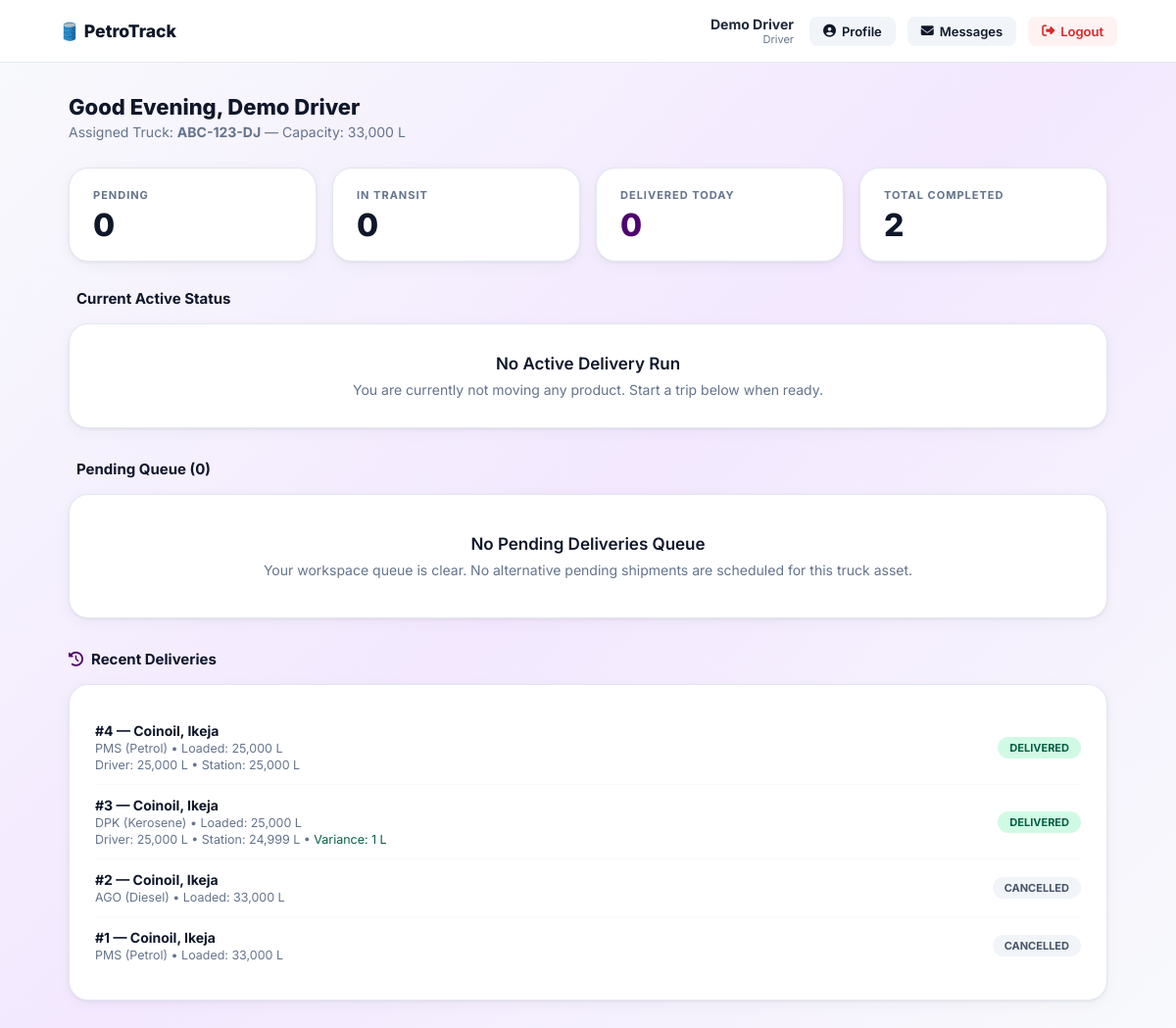
Screenshot of /driver_dashboard.php (signed in) with the database file from the repository.
### tables this page shows
CREATE TABLE `vehicles` (
  `id` int(11) NOT NULL,
  `plate_number` varchar(20) DEFAULT NULL,
  `driver_id` int(11) DEFAULT NULL,
  `capacity` int(11) NOT NULL,
  `status` enum('active','inactive','maintenance') DEFAULT 'active',
  `latitude` decimal(10,8) DEFAULT NULL,
  `longitude` decimal(11,8) DEFAULT NULL,
  `created_at` timestamp NOT NULL DEFAULT current_timestamp(),
  `updated_at` timestamp NOT NULL DEFAULT current_timestamp() ON UPDATE current_timestamp(),
  `managed_by` int(11) DEFAULT NULL
);

CREATE TABLE `deliveries` (
  `id` int(11) NOT NULL,
  `truck_id` int(11) NOT NULL,
  `source` varchar(100) DEFAULT NULL,
  `destination` varchar(100) DEFAULT NULL,
  `product_type` enum('PMS','AGO','DPK','ATK') DEFAULT NULL,
  `volume_loaded` int(11) DEFAULT NULL,
  `volume_delivered` int(11) DEFAULT 0,
  `delivery_status` enum('pending','in_transit','awaiting_verification','delivered','cancelled','flagged') DEFAULT 'pending',
  `delivery_date` date DEFAULT NULL,
  `estimated_arrival` time DEFAULT NULL,
  `created_at` timestamp NOT NULL DEFAULT current_timestamp(),
  `driver_reported_vol` int(11) DEFAULT NULL,
  `station_reported_vol` int(11) DEFAULT NULL,
  `discrepancy_reason` text DEFAULT NULL,
  `supervisor_signature` text DEFAULT NULL,
  `station_id` int(11) DEFAULT NULL,
  `notes` text DEFAULT NULL,
  `created_by` int(11) DEFAULT NULL,
  `verified_by` varchar(100) DEFAULT NULL,
  `verified_at` datetime DEFAULT NULL,
  `verified_station` varchar(100) DEFAULT NULL,
  `delivered_at` datetime DEFAULT NULL
);

### driver_dashboard.php (the view, shortened to what this page needs)
<?php
include 'config/db_connect.php';
$status_check = $conn->prepare("SELECT status, status_reason FROM users WHERE id = ?");
$status_check->bind_param("i", $_SESSION['user_id']);
$status_check->execute();
$status_data = $status_check->get_result()->fetch_assoc();
$is_suspended = ($status_data && $status_data['status'] === 'suspended');
$active_trip = null;
$pending_trips = [];
$um = $conn->prepare("SELECT COUNT(*) as c FROM messages WHERE receiver_id=? AND is_read=0");
$um->bind_param("i",$_SESSION['user_id']); $um->execute();
$unread_count = $um->get_result()->fetch_assoc()['c']; $um->close();
$tc = $conn->prepare("SELECT plate_number, capacity FROM vehicles WHERE driver_id=?");
$tc->bind_param("i",$_SESSION['user_id']); $tc->execute();
$assigned_truck = $tc->get_result()->fetch_assoc(); $tc->close();
$uid = $_SESSION['user_id'];
$stat_pending = $conn->prepare("SELECT COUNT(*) as c FROM deliveries d JOIN vehicles v ON d.truck_id=v.id WHERE v.driver_id=? AND d.delivery_status='pending'");
$stat_pending->bind_param("i",$uid); $stat_pending->execute();
$n_pending = $stat_pending->get_result()->fetch_assoc()['c']; $stat_pending->close();
$stat_transit = $conn->prepare("SELECT COUNT(*) as c FROM deliveries d JOIN vehicles v ON d.truck_id=v.id WHERE v.driver_id=? AND d.delivery_status='in_transit'");
$stat_transit->bind_param("i",$uid); $stat_transit->execute();
$n_transit = $stat_transit->get_result()->fetch_assoc()['c']; $stat_transit->close();
$stat_done = $conn->prepare("SELECT COUNT(*) as c FROM deliveries d JOIN vehicles v ON d.truck_id=v.id WHERE v.driver_id=? AND d.delivery_status='delivered' AND DATE(d.delivery_date)=CURDATE()");
$stat_done->bind_param("i",$uid); $stat_done->execute();
$n_done = $stat_done->get_result()->fetch_assoc()['c']; $stat_done->close();
$stat_total = $conn->prepare("SELECT COUNT(*) as c FROM deliveries d JOIN vehicles v ON d.truck_id=v.id WHERE v.driver_id=? AND d.delivery_status='delivered'");
$stat_total->bind_param("i",$uid); $stat_total->execute();
$n_total = $stat_total->get_result()->fetch_assoc()['c']; $stat_total->close();
$hist = $conn->prepare("SELECT d.id, d.destination, d.source, d.product_type, d.volume_loaded, d.driver_reported_vol, d.station_reported_vol, d.delivery_status, d.delivery_date
    FROM deliveries d JOIN vehicles v ON d.truck_id=v.id
    WHERE v.driver_id=? AND d.delivery_status IN ('delivered','cancelled','flagged')
    ORDER BY d.id DESC LIMIT 5");
$hist->bind_param("i",$_SESSION['user_id']); $hist->execute();
$history = $hist->get_result()->fetch_all(MYSQLI_ASSOC); $hist->close();
$greeting = date('G')<12 ? 'Morning' : (date('G')<18 ? 'Afternoon' : 'Evening');
$products = ['PMS'=>'PMS (Petrol)','AGO'=>'AGO (Diesel)','DPK'=>'DPK (Kerosene)','ATK'=>'ATK (Aviation)'];
?>
<!DOCTYPE html>
<html lang="en">
<head>
<link rel="stylesheet" href="https://cdnjs.cloudflare.com/ajax/libs/font-awesome/6.4.0/css/all.min.css">
</head>
<body>
<nav>
    <a href="driver_dashboard.php" class="nav-logo">🛢️ PetroTrack</a>
    <div class="nav-right">
        <div style="text-align:right;margin-right:4px;">
            <div style="font-weight:700;font-size:14px;"><?php echo htmlspecialchars($_SESSION['name']); ?></div>
            <div style="font-size:11px;color:var(--muted);">Driver</div>
        </div>
        <a href="profile.php"><i class="fas fa-user-circle"></i> Profile</a>
        <a href="messages.php"><i class="fas fa-envelope"></i> Messages <?php if($unread_count>0) echo '<span class="badge">'.$unread_count.'</span>'; ?></a>
        <a href="logout.php" class="logout"><i class="fas fa-sign-out-alt"></i> Logout</a>
    </div>
</nav>
<div class="container">
<div class="page-title"> Good <?php echo $greeting; ?>, <?php echo htmlspecialchars($_SESSION['name']); ?></div>
<div class="page-sub">
    <?php if($assigned_truck): ?>
        Assigned Truck: <strong><?php echo htmlspecialchars($assigned_truck['plate_number']); ?></strong> &mdash; Capacity: <?php echo number_format($assigned_truck['capacity']); ?> L
    <?php else: ?>
        No truck assigned yet. Contact your logistics manager.
    <?php endif; ?>
</div>
<div class="stats-grid">
    <div class="stat-card">
        <div class="stat-label">Pending</div>
        <div class="stat-number"><?php echo $n_pending; ?></div>
    </div>
    <div class="stat-card">
        <div class="stat-label">In Transit</div>
        <div class="stat-number"><?php echo $n_transit; ?></div>
    </div>
    <div class="stat-card">
        <div class="stat-label">Delivered Today</div>
        <div class="stat-number highlight"><?php echo $n_done; ?></div>
    </div>
    <div class="stat-card">
        <div class="stat-label">Total Completed</div>
        <div class="stat-number"><?php echo $n_total; ?></div>
    </div>
</div>
<div class="section-title"><i style="color:var(--primary);"></i> Current Active Status</div>
<?php if($active_trip):
    $s = $active_trip['delivery_status'];
    $cardClass = ['in_transit'=>'in-transit','awaiting_verification'=>'awaiting','flagged'=>'flagged-card'][$s] ?? 'active-trip';
    $statusClass = ['in_transit'=>'status-in_transit','awaiting_verification'=>'status-awaiting','flagged'=>'status-flagged'][$s] ?? 'status-pending';
    $statusLabel = ['in_transit'=>'In Transit','awaiting_verification'=>'Awaiting Verification','flagged'=>'Flagged'][$s] ?? ucfirst($s);
?>
<div class="delivery-card <?php echo $cardClass; ?>">
    <div class="delivery-top">
        <div>
            <div class="delivery-id-label">Order ID</div>
            <div class="delivery-title">#<?php echo $active_trip['id']; ?></div>
        </div>
        <span class="status <?php echo $statusClass; ?>"><?php echo $statusLabel; ?></span>
    </div>
    <div class="delivery-grid">
        <div>
            <div class="detail-label">Product</div>
            <div class="detail-value"><?php echo $products[$active_trip['product_type']] ?? $active_trip['product_type']; ?></div>
        </div>
        <div>
            <div class="detail-label">Volume Loaded</div>
            <div class="detail-value"><?php echo number_format($active_trip['volume_loaded']); ?> L</div>
        </div>
        <div>
            <div class="detail-label">From</div>
            <div class="detail-value"><?php echo htmlspecialchars($active_trip['source'] ?? '—'); ?></div>
        </div>
        <div>
            <div class="detail-label">Destination</div>
            <div class="detail-value"><?php echo htmlspecialchars($active_trip['destination']); ?></div>
        </div>
        <div>
            <div class="detail-label">Truck</div>
            <div class="detail-value"><?php echo htmlspecialchars($active_trip['plate_number']); ?></div>
        </div>
        <?php if($active_trip['estimated_arrival']): ?>
        <div>
            <div class="detail-label">Est. Arrival</div>
            <div class="detail-value"><?php echo $active_trip['estimated_arrival']; ?></div>
        </div>
        <?php endif; ?>
    </div>
    <?php if($s == 'in_transit' && !$is_suspended): ?>
    <div class="action-box">
        <div class="ab-title"><i class="fas fa-route" style="color:var(--info);"></i> Trip Underway</div>
        <div class="ab-sub">Update your location or report a delay. When you arrive and have discharged, enter the volume below and submit for verification.</div>
        <div class="btn-row" style="margin-bottom:18px;">
            <form method="POST" style="display:contents;">
                <button type="submit" name="move_truck" value="1" class="btn btn-dark">
                    <i class="fas fa-map-marker-alt"></i> Update Location
                </button>
            </form>
            <button class="btn btn-warning" onclick="document.getElementById('delayModal').style.display='flex'">
                <i class="fas fa-exclamation-triangle"></i> Report Delay
            </button>
        </div>
        <form method="POST" onsubmit="return confirm('Submit this delivery for supervisor verification?')">
            <div class="vol-input-wrap">
                <label>Volume Delivered (L)</label>
                <input type="number" name="driver_vol"
                       value="<?php echo $active_trip['volume_loaded']; ?>"
                       min="1" max="<?php echo $active_trip['volume_loaded']; ?>" required>
            </div>
            <div class="btn-row single">
                <button type="submit" name="submit_delivery" value="1" class="btn btn-success">
                    Submit to Supervisor for Verification
                </button>
            </div>
        </form>
    </div>
    <?php elseif($s == 'awaiting_verification'): ?>
    <div class="awaiting-panel">
        <div class="spinner"></div>
        <h4>Awaiting Station Verification</h4>
        <p>You reported <strong><?php echo number_format($active_trip['driver_reported_vol'] ?? $active_trip['volume_loaded']); ?> L</strong> delivered.<br>
        The station supervisor is measuring and verifying the received fuel.<br>
        Please remain on-site until confirmation is complete.</p>
    </div>
    <?php elseif($s == 'flagged'): ?>
    <div class="action-box" style="background:#fef2f2;border-color:#fecaca;">
        <div class="ab-title" style="color:#991b1b;"><i class="fas fa-flag"></i> Delivery Flagged</div>
        <div class="ab-sub" style="color:#b91c1c;">A volume discrepancy was detected during supervisor verification. This delivery has been escalated to the administrator. You will be contacted shortly.</div>
    </div>
    <?php endif; ?>
</div>
<?php else: ?>
<div class="empty-state" style="padding: 30px 24px;">
    <h3>No Active Delivery Run</h3>
    <p>You are currently not moving any product. Start a trip below when ready.</p>
</div>
<?php endif; ?>
<div class="section-title" style="margin-top:32px;"><i style="color:var(--warning);"></i> Pending Queue (<?php echo count($pending_trips); ?>)</div>
<?php if(!empty($pending_trips)): ?>
    <?php foreach($pending_trips as $pt): ?>
        <div class="delivery-card active-trip" style="margin-bottom:20px;">
            <div class="delivery-top">
                <div>
                    <div class="delivery-id-label">Order ID</div>
                    <div class="delivery-title">#<?php echo $pt['id']; ?></div>
                </div>
                <span class="status status-pending">Pending</span>
            </div>
            <div class="delivery-grid">
                <div>
                    <div class="detail-label">Product</div>
                    <div class="detail-value"><?php echo $products[$pt['product_type']] ?? $pt['product_type']; ?></div>
                </div>
                <div>
                    <div class="detail-label">Volume Loaded</div>
                    <div class="detail-value"><?php echo number_format($pt['volume_loaded']); ?> L</div>
                </div>
                <div>
                    <div class="detail-label">From</div>
                    <div class="detail-value"><?php echo htmlspecialchars($pt['source'] ?? '—'); ?></div>
                </div>
                <div>
                    <div class="detail-label">Destination</div>
                    <div class="detail-value"><?php echo htmlspecialchars($pt['destination']); ?></div>
                </div>
                <div>
                    <div class="detail-label">Truck</div>
                    <div class="detail-value"><?php echo htmlspecialchars($pt['plate_number']); ?></div>
                </div>
            </div>
            <?php if(!$is_suspended): ?>
            <div class="action-box" style="padding:16px;">
                <form method="POST">
                    <input type="hidden" name="trip_id" value="<?php echo $pt['id']; ?>">
                    <button type="submit" name="start_trip" value="1" class="btn btn-primary" <?php if($active_trip) echo 'disabled style="opacity:0.5; cursor:not-allowed;" title="Complete your active trip first"'; ?>>
                        <i class="fas fa-play"></i> <?php echo $active_trip ? 'Locked (Complete Active Run First)' : 'Start This Trip'; ?>
                    </button>
                </form>
            </div>
            <?php endif; ?>
        </div>
    <?php endforeach; ?>
<?php else: ?>
<div class="empty-state">
    <h3>No Pending Deliveries Queue</h3>
    <p>Your workspace queue is clear. No alternative pending shipments are scheduled for this truck asset.</p>
</div>
<?php endif; ?>
<?php if(!empty($history)): ?>
<div class="section-title" style="margin-top:32px;"><i class="fas fa-history" style="color:var(--primary);"></i> Recent Deliveries</div>
<div class="history-card">
    <?php foreach($history as $h):
        $hbg = ['delivered'=>['#d1fae5','#065f46'],'cancelled'=>['#f1f5f9','#475569'],'flagged'=>['#fee2e2','#991b1b']][$h['delivery_status']] ?? ['#f1f5f9','#475569'];
    ?>
    <div class="hist-row">
        <div>
            <div class="hist-id">#<?php echo $h['id']; ?> &mdash; <?php echo htmlspecialchars($h['destination']); ?></div>
            <div class="hist-sub"><?php echo $products[$h['product_type']]??$h['product_type']; ?> &bull; Loaded: <?php echo number_format($h['volume_loaded']); ?> L</div>
            <?php if($h['driver_reported_vol'] && $h['station_reported_vol']): ?>
            <div class="hist-sub">
                Driver: <?php echo number_format($h['driver_reported_vol']); ?> L &bull;
                Station: <?php echo number_format($h['station_reported_vol']); ?> L
                <?php $var = abs($h['driver_reported_vol'] - $h['station_reported_vol']); if($var > 0): ?>
                &bull; <span style="color:<?php echo $var>100?'#991b1b':'#065f46'; ?>;">Variance: <?php echo number_format($var); ?> L</span>
                <?php endif; ?>
            </div>
            <?php endif; ?>
        </div>
        <span style="background:<?php echo $hbg[0]; ?>;color:<?php echo $hbg[1]; ?>;padding:4px 12px;border-radius:50px;font-size:11px;font-weight:700;text-transform:uppercase;white-space:nowrap;">
            <?php echo ucfirst($h['delivery_status']); ?>
        </span>
    </div>
    <?php endforeach; ?>
</div>
<?php endif; ?>
</div>
</body>
</html>

### rows the page displays
vehicles: plate_number "ABC-123-DJ", capacity "33,000"
deliveries: id "4", destination "Coinoil, Ikeja", product_type "PMS (Petrol)", volume_loaded "25,000", driver_reported_vol "25,000", station_reported_vol "25,000", delivery_status "DELIVERED"
deliveries: id "3", destination "Coinoil, Ikeja", product_type "DPK (Kerosene)", volume_loaded "25,000", driver_reported_vol "25,000", station_reported_vol "24,999", var "1", delivery_status "DELIVERED"
deliveries: id "2", destination "Coinoil, Ikeja", product_type "AGO (Diesel)", volume_loaded "33,000", delivery_status "CANCELLED"
deliveries: id "1", destination "Coinoil, Ikeja", product_type "PMS (Petrol)", volume_loaded "33,000", delivery_status "CANCELLED"

### other values shown
$_SESSION['name'] "Demo Driver"
$n_pending "0"
$n_transit "0"
$n_done "0"
$n_total "2"
count($pending_trips) "0"
